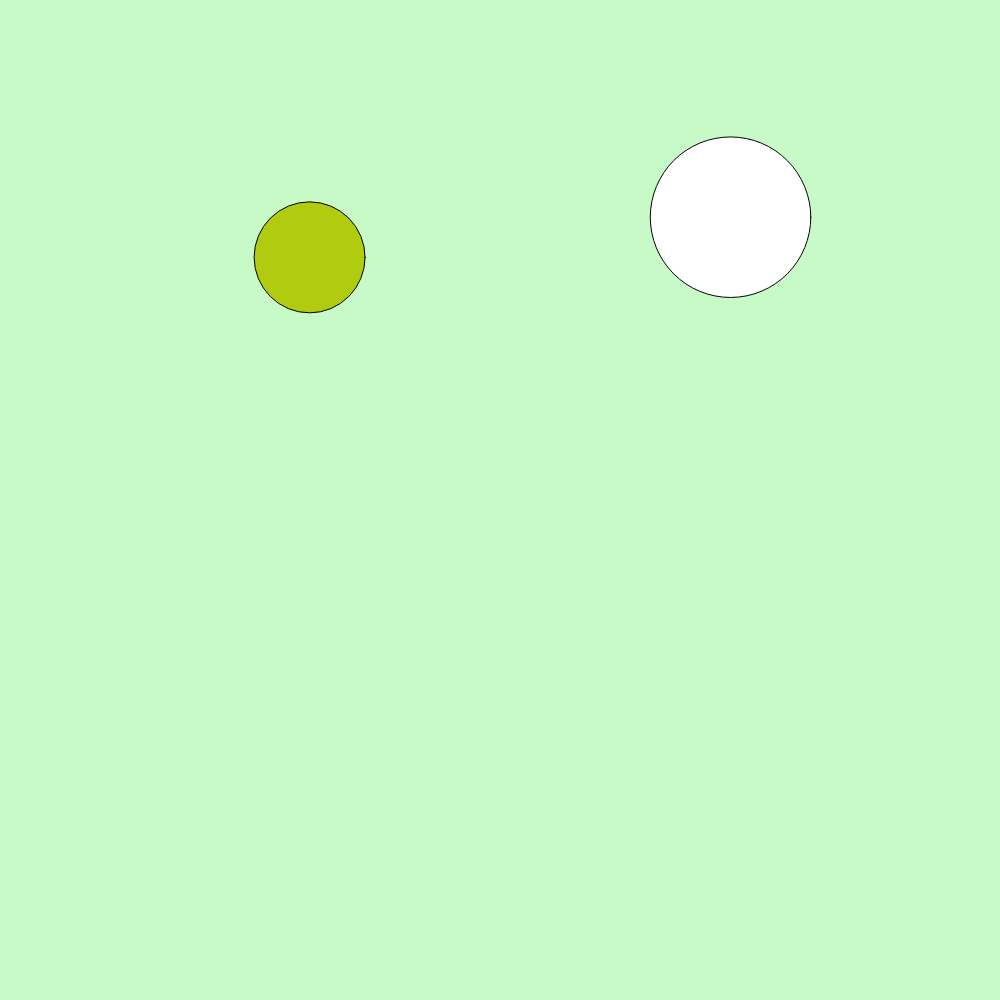
Frame 1 (no input)
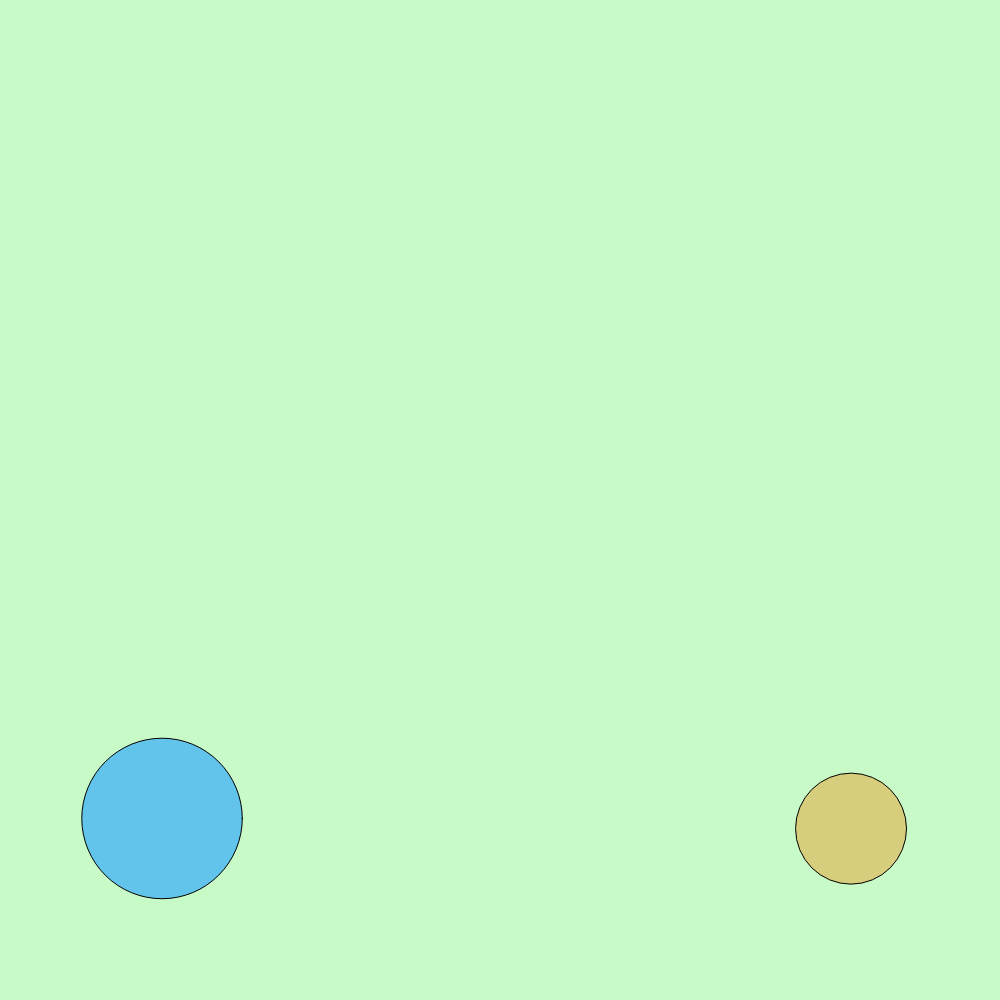
Frame 60 (no input)
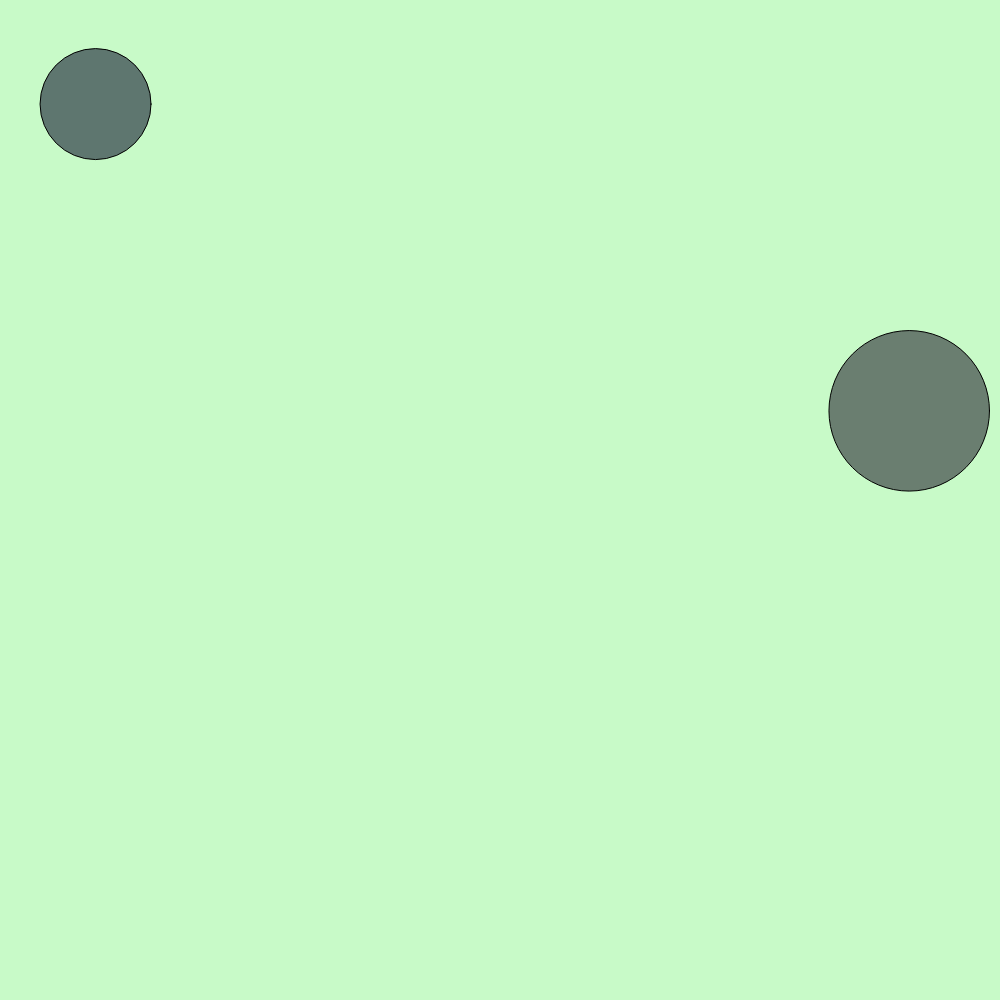
Frame 120 (the mouse pressed at the canvas centre since frame 60)

The p5.js sketch that drew these frames (run headless with seeded random() and noise() and a simulated clock; from frame 60 on, the mouse is pressed at the canvas centre):

// p5.js sketch
// ── sketch.js
//var xLoc, yLoc;
//var xSpeed, ySpeed;
var b1, b2;

function setup() {
  createCanvas(1000,1000)
  
  b1 = {
  xLoc: random(1000),
  yLoc: random(1000),
  xSpeed: random(15)+5,
  ySpeed: random(15)+5,
  radius: random(150)+40
}

 b2 = {
  xLoc: random(1000),
  yLoc: random(1000),
  xSpeed: random(15)+10,
  ySpeed: random(15)+10,
  radius: random(150)+40
}

}



function draw() {
  background(200,250,200);
  b1.xLoc = b1.xLoc + b1.xSpeed;
  b1.yLoc = b1.yLoc + b1.ySpeed;
  if (b1.xLoc > 1000 - b1.radius/2){
    b1.xSpeed = -1*b1.xSpeed;
    
  }
  if (b1.xLoc < b1.radius/2){ 
    b1.xSpeed = -1*b1.xSpeed;
    
  }
  if (b1.yLoc > 1000 - b1.radius/2){
    b1.ySpeed = -1*b1.ySpeed;
    
  }
  if (b1.yLoc < b1.radius/2){ 
    b1.ySpeed = -1*b1.ySpeed;
    
  }
  
  b2.xLoc = b2.xLoc + b2.xSpeed;
  b2.yLoc = b2.yLoc + b2.ySpeed;
  
  if (b2.xLoc > 1000 - b2.radius/2){
    b2.xSpeed = -1*b2.xSpeed;
    
  }
  if (b2.xLoc < b2.radius/2){ 
    b2.xSpeed = -1*b2.xSpeed;
    
  }
  if (b2.yLoc > 1000 - b2.radius/2){
    b2.ySpeed = -1*b2.ySpeed;
    
  }
  if (b2.yLoc < b2.radius/2){ 
    b2.ySpeed = -1*b2.ySpeed;
    
  }
  
  
  
  if (b1.xLoc > 500){
    fill
  }
  ellipse(b1.xLoc,b1.yLoc,b1.radius,b1.radius);
  fill(random(255),random(255),random(255));
  ellipse(b2.xLoc,b2.yLoc,b2.radius,b2.radius);

  
}
